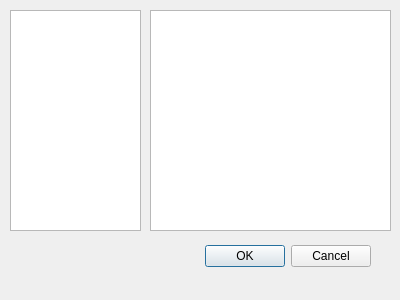
<?xml version="1.0" encoding="UTF-8"?>
<ui version="4.0">
 <class>ProgramDialog</class>
 <widget class="QDialog" name="ProgramDialog">
  <property name="geometry">
   <rect>
    <x>0</x>
    <y>0</y>
    <width>400</width>
    <height>300</height>
   </rect>
  </property>
  <property name="windowTitle">
   <string>Dialog</string>
  </property>
  <widget class="QDialogButtonBox" name="buttonBox">
   <property name="geometry">
    <rect>
     <x>30</x>
     <y>240</y>
     <width>341</width>
     <height>32</height>
    </rect>
   </property>
   <property name="orientation">
    <enum>Qt::Horizontal</enum>
   </property>
   <property name="standardButtons">
    <set>QDialogButtonBox::Cancel|QDialogButtonBox::Ok</set>
   </property>
  </widget>
  <widget class="QListWidget" name="listWidget">
   <property name="geometry">
    <rect>
     <x>10</x>
     <y>10</y>
     <width>131</width>
     <height>221</height>
    </rect>
   </property>
  </widget>
  <widget class="QTextEdit" name="textEdit">
   <property name="geometry">
    <rect>
     <x>150</x>
     <y>10</y>
     <width>241</width>
     <height>221</height>
    </rect>
   </property>
  </widget>
 </widget>
 <resources/>
 <connections>
  <connection>
   <sender>buttonBox</sender>
   <signal>accepted()</signal>
   <receiver>ProgramDialog</receiver>
   <slot>accept()</slot>
   <hints>
    <hint type="sourcelabel">
     <x>248</x>
     <y>254</y>
    </hint>
    <hint type="destinationlabel">
     <x>157</x>
     <y>274</y>
    </hint>
   </hints>
  </connection>
  <connection>
   <sender>buttonBox</sender>
   <signal>rejected()</signal>
   <receiver>ProgramDialog</receiver>
   <slot>reject()</slot>
   <hints>
    <hint type="sourcelabel">
     <x>316</x>
     <y>260</y>
    </hint>
    <hint type="destinationlabel">
     <x>286</x>
     <y>274</y>
    </hint>
   </hints>
  </connection>
 </connections>
</ui>
